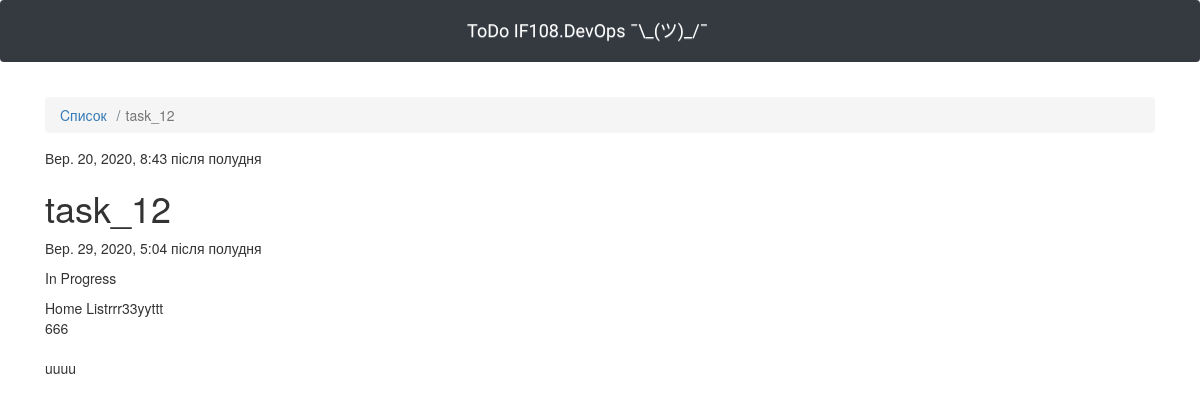
The page /todo/1/ on the database its author committed.
### todo/models.py (models this page shows, shortened)
class ToDo(models.Model):
    title = models.CharField(max_length=100, unique=True)
    created_at = models.DateTimeField(auto_now_add=True)
    due = models.DateTimeField(null=True)
    state = models.ForeignKey(CFG_States, related_name='state_fk', on_delete=models.PROTECT)
    details = models.TextField()

class CFG_States(models.Model):
    name = models.CharField(max_length=30, unique=True)
    def __str__(self):
        return self.name

### todo/views.py (the view)
# urls.py: re_path(r'^todo/(?P<pk>\d+)/$', views.todo_detail, name='todo_detail'),
def todo_detail(request, pk):
    todo = get_object_or_404(ToDo, pk=pk)
    return render(request, 'todo_detail.html', {'todo': todo})

### templates/todo_detail.html (shortened to what this page needs)
{% extends 'base.html' %}
{% block breadcrumb %}
  <li class="breadcrumb-item"><a href="{% url 'home' %}">Cписок</a></li>
  <li class="breadcrumb-item active">{{ todo.title }}</li>
{% endblock %}
{% block content %}
    <div class="post">
            <div class="date">
                {{ todo.created_at }}
            </div>
        <h1>{{ todo.title }}</h1>
        <p>{{ todo.due }}</p>
        <p>{{ todo.state }}</p>
        <p>{{ todo.details|linebreaksbr }}</p>
    </div>
{% endblock %}

### rows shown on the page
ToDo: title "task_12", created_at "Вер. 20, 2020, 8:43 після полудня", due "Вер. 29, 2020, 5:04 після полудня", state "In Progress", details "Home Listrrr33yyttt 666 uuuu"
